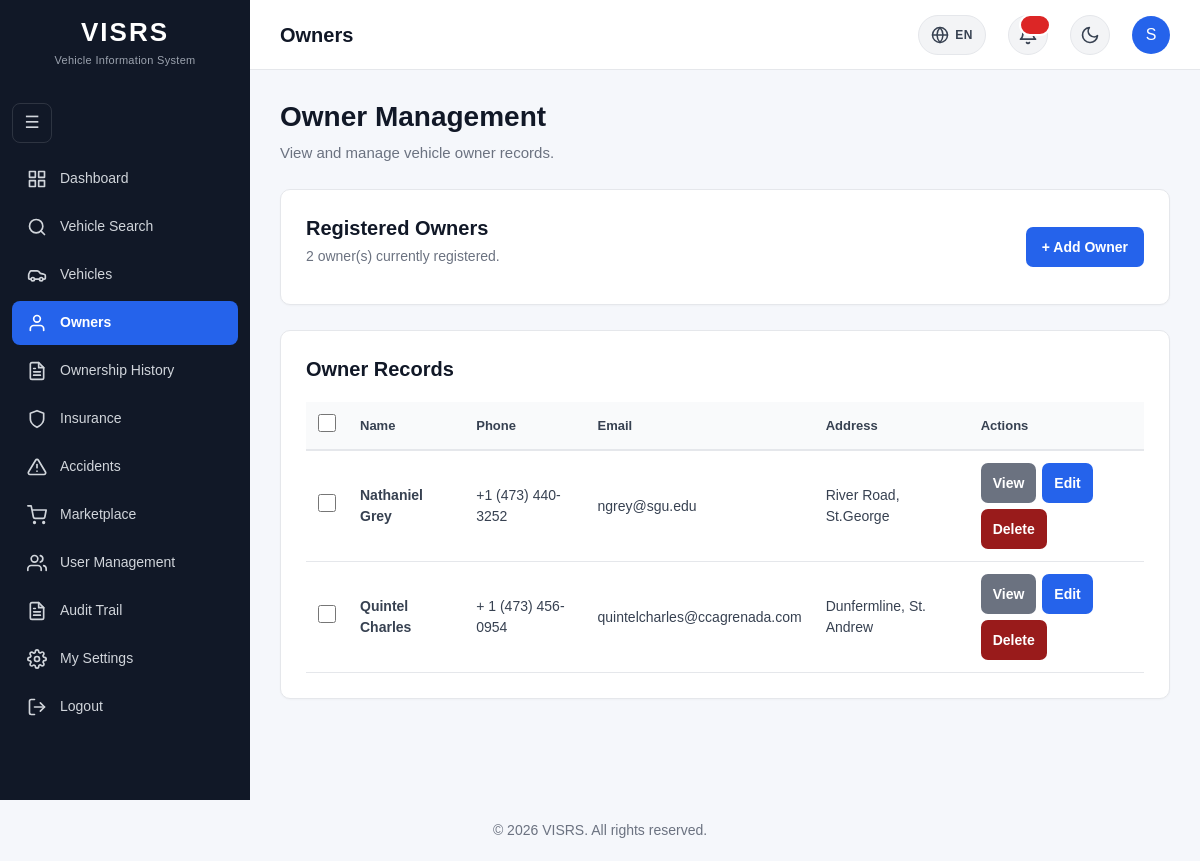
/owners/index.php (signed in), run on an earlier commit of the app's database.
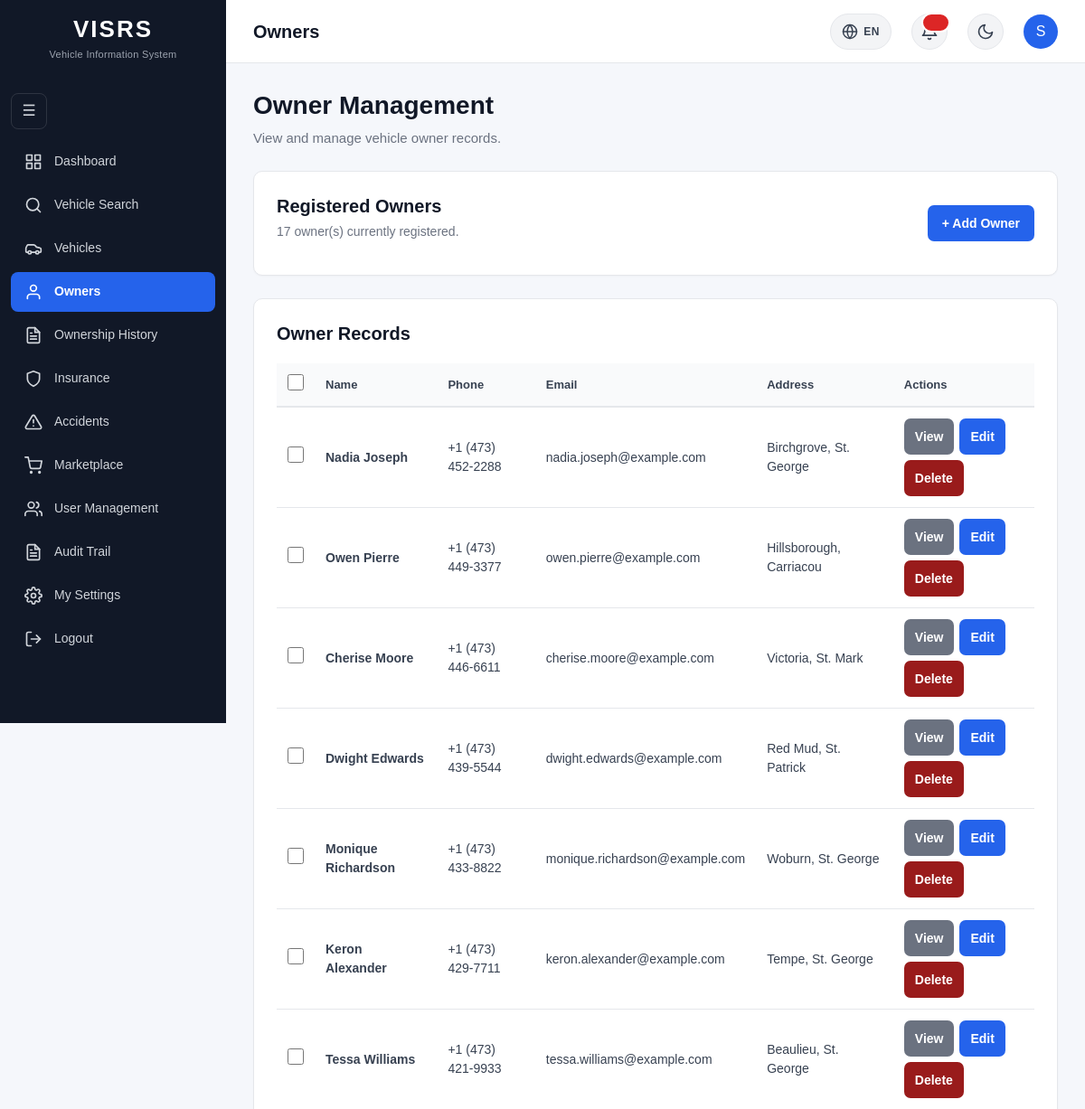
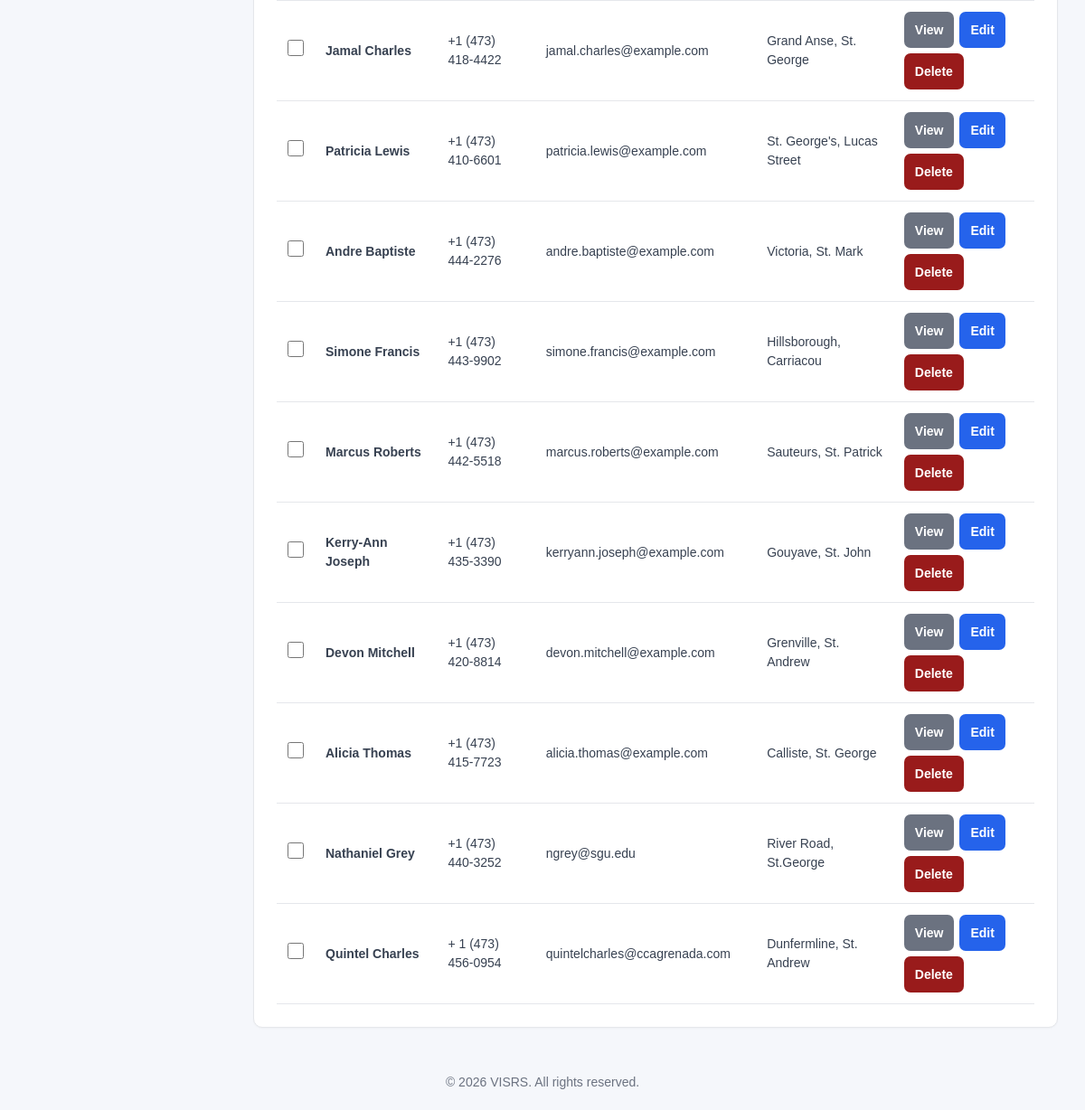
And on a later commit of the database (2 pictures, top to bottom).
### tables this page shows
CREATE TABLE `owners` (
  `OwnerID` int(11) NOT NULL,
  `UserID` int(11) DEFAULT NULL,
  `FirstName` varchar(100) NOT NULL,
  `LastName` varchar(100) NOT NULL,
  `Address` varchar(255) DEFAULT NULL,
  `Phone` varchar(30) DEFAULT NULL,
  `Email` varchar(150) DEFAULT NULL,
  `CreatedAt` timestamp NOT NULL DEFAULT current_timestamp()
);

### includes/functions.php (called while the page is built, shortened)
    <?php
function currentPage($maxPage = 0)
{
    $page = isset($_GET["page"]) ? (int) $_GET["page"] : 1;
    return $page;
}
function paginationMeta($totalRows, $perPage = 25)
{
    $totalRows = max(0, (int) $totalRows);
    $perPage   = max(1, (int) $perPage);
    $totalPages = (int) ceil($totalRows / $perPage);
    $currentPage = currentPage($totalPages);
    $offset      = ($currentPage - 1) * $perPage;
    return [
        "currentPage" => $currentPage,
        "totalPages"  => $totalPages,
        "offset"      => $offset,
        "perPage"     => $perPage,
        "totalRows"   => $totalRows,
    ];
}
    ?>

### owners/index.php (the view, shortened to what the changed rows need)
<?php
require_once __DIR__ . "/../includes/database.php";
require_once __DIR__ . "/../includes/functions.php";
    ?>
    <?php
$perPage = 25;
$countStmt = $pdo->query("SELECT COUNT(*) FROM owners");
$totalOwners = (int) $countStmt->fetchColumn();
$pagination = paginationMeta($totalOwners, $perPage);
$stmt = $pdo->prepare("
    SELECT
        OwnerID,
        FirstName,
        LastName,
        Address,
        Phone,
        Email,
        CreatedAt
    FROM owners
    ORDER BY OwnerID DESC
    LIMIT ? OFFSET ?
");
$stmt->bindValue(1, $pagination["perPage"], PDO::PARAM_INT);
$stmt->bindValue(2, $pagination["offset"],  PDO::PARAM_INT);
$stmt->execute();
$owners = $stmt->fetchAll();
require_once "../includes/head.php";
?>
<body>
<div class="layout">
    <?php include __DIR__ . "/../includes/sidebar.php"; ?>
    <main class="main-content">
        <div class="content">
            <h1 class="page-title">
                Owner Management
            </h1>
            <section class="card">
                <div
                    style="
                        display:flex;
                        justify-content:space-between;
                        align-items:center;
                        gap:15px;
                        flex-wrap:wrap;
                    "
                >
                    <div>
                        <h2 style="margin-bottom:5px;">
                            Registered Owners
                        </h2>
                        <p style="color:#6b7280;">
                            <?= $pagination["totalRows"] ?>
                            owner(s) currently registered.
                        </p>
                    </div>
                </div>
            </section>
            <section
                class="card"
                style="margin-top:20px;"
            >
                <h2>
                    Owner Records
                </h2>
                <?php if (count($owners) > 0): ?>
                    <form
                        method="POST"
                        action="bulk_delete.php"
                        id="bulkForm"
                    >
                        <div style="overflow-x:auto; margin-top:15px;">
                            <table
                                style="
                                    width:100%;
                                    border-collapse:collapse;
                                "
                            >
                                <thead>
                                    <tr
                                        style="
                                            border-bottom:2px solid #e5e7eb;
                                            text-align:left;
                                        "
                                    >
                                        <th
                                            style="
                                                padding:12px;
                                                width:36px;
                                            "
                                        >
                                            <input
                                                type="checkbox"
                                                id="selectAll"
                                                aria-label="Select all owners"
                                            >
                                        </th>
                                        <th style="padding:12px;">
                                            Name
                                        </th>
                                        <th style="padding:12px;">
                                            Phone
                                        </th>
                                        <th style="padding:12px;">
                                            Email
                                        </th>
                                        <th style="padding:12px;">
                                            Address
                                        </th>
                                        <th style="padding:12px;">
                                            Actions
                                        </th>
                                    </tr>
                                </thead>
                                <tbody>
                                    <?php foreach ($owners as $owner): ?>
                                        <tr
                                            style="
                                                border-bottom:1px solid #e5e7eb;
                                            "
                                        >
                                            <td style="padding:12px;">
                                                <input
                                                    type="checkbox"
                                                    name="selected_ids[]"
                                                    value="<?= (int) $owner["OwnerID"] ?>"
                                                    class="row-checkbox"
                                                    aria-label="Select this owner"
                                                >
                                            </td>
                                            <td style="padding:12px;">
                                                <strong>
                                                    <?= htmlspecialchars(
                                                        $owner["FirstName"]
                                                        . " "
                                                        . $owner["LastName"]
                                                    ) ?>
                                                </strong>
                                            </td>
                                            <td style="padding:12px;">
                                                <?= htmlspecialchars(
                                                    $owner["Phone"] ?? ""
                                                ) ?>
                                            </td>
                                            <td style="padding:12px;">
                                                <?= htmlspecialchars(
                                                    $owner["Email"] ?? ""
                                                ) ?>
                                            </td>
                                            <td style="padding:12px;">
                                                <?= htmlspecialchars(
                                                    $owner["Address"] ?? ""
                                                ) ?>
                                            </td>
                                            <td style="padding:12px;">
                                                <div
                                                    style="
                                                        display:flex;
                                                        gap:6px;
                                                        flex-wrap:wrap;
                                                    "
                                                >
                                                    <a
                                                        href="view.php?id=<?= (int) $owner["OwnerID"] ?>"
                                                        class="button button-secondary"
                                                        style="
                                                            padding:8px 12px;
                                                        "
                                                    >
                                                        View
                                                    </a>
                                                    <a
                                                        href="edit.php?id=<?= (int) $owner["OwnerID"] ?>"
                                                        class="button"
                                                        style="
                                                            padding:8px 12px;
                                                        "
                                                    >
                                                        Edit
                                                    </a>
                                                    <a
                                                        href="delete.php?id=<?= (int) $owner["OwnerID"] ?>"
                                                        class="button"
                                                        style="
                                                            padding:8px 12px;
                                                            background:#991b1b;
                                                        "
                                                    >
                                                        Delete
                                                    </a>
                                                </div>
                                            </td>
                                        </tr>
                                    <?php endforeach; ?>
                                </tbody>
                            </table>
                        </div>
                    </form>
                <?php endif; ?>
            </section>
        </div>
    </main>
</div>
<?php include __DIR__ . "/../includes/footer.php"; ?>

What changed in the data, as far as the page shows it:
added owners: FirstName+LastName "Nadia Joseph", Phone "+1 (473) 452-2288", Email "nadia.joseph@example.com", Address "Birchgrove, St. George"
added owners: FirstName+LastName "Owen Pierre", Phone "+1 (473) 449-3377", Email "owen.pierre@example.com", Address "Hillsborough, Carriacou"
added owners: FirstName+LastName "Cherise Moore", Phone "+1 (473) 446-6611", Email "cherise.moore@example.com", Address "Victoria, St. Mark"
added owners: FirstName+LastName "Dwight Edwards", Phone "+1 (473) 439-5544", Email "dwight.edwards@example.com", Address "Red Mud, St. Patrick"
added owners: FirstName+LastName "Monique Richardson", Phone "+1 (473) 433-8822", Email "monique.richardson@example.com", Address "Woburn, St. George"
added owners: FirstName+LastName "Keron Alexander", Phone "+1 (473) 429-7711", Email "keron.alexander@example.com", Address "Tempe, St. George"
added owners: FirstName+LastName "Tessa Williams", Phone "+1 (473) 421-9933", Email "tessa.williams@example.com", Address "Beaulieu, St. George"
added owners: FirstName+LastName "Jamal Charles", Phone "+1 (473) 418-4422", Email "jamal.charles@example.com", Address "Grand Anse, St. George"
added owners: FirstName+LastName "Patricia Lewis", Phone "+1 (473) 410-6601", Email "patricia.lewis@example.com", Address "St. George's, Lucas Street"
added owners: FirstName+LastName "Andre Baptiste", Phone "+1 (473) 444-2276", Email "andre.baptiste@example.com", Address "Victoria, St. Mark"
added owners: FirstName+LastName "Simone Francis", Phone "+1 (473) 443-9902", Email "simone.francis@example.com", Address "Hillsborough, Carriacou"
added owners: FirstName+LastName "Marcus Roberts", Phone "+1 (473) 442-5518", Email "marcus.roberts@example.com", Address "Sauteurs, St. Patrick"
added owners: FirstName+LastName "Kerry-Ann Joseph", Phone "+1 (473) 435-3390", Email "kerryann.joseph@example.com", Address "Gouyave, St. John"
added owners: FirstName+LastName "Devon Mitchell", Phone "+1 (473) 420-8814", Email "devon.mitchell@example.com", Address "Grenville, St. Andrew"
added owners: FirstName+LastName "Alicia Thomas", Phone "+1 (473) 415-7723", Email "alicia.thomas@example.com", Address "Calliste, St. George"
Also different on the page:
$pagination["totalRows"]: "2" → "17"
